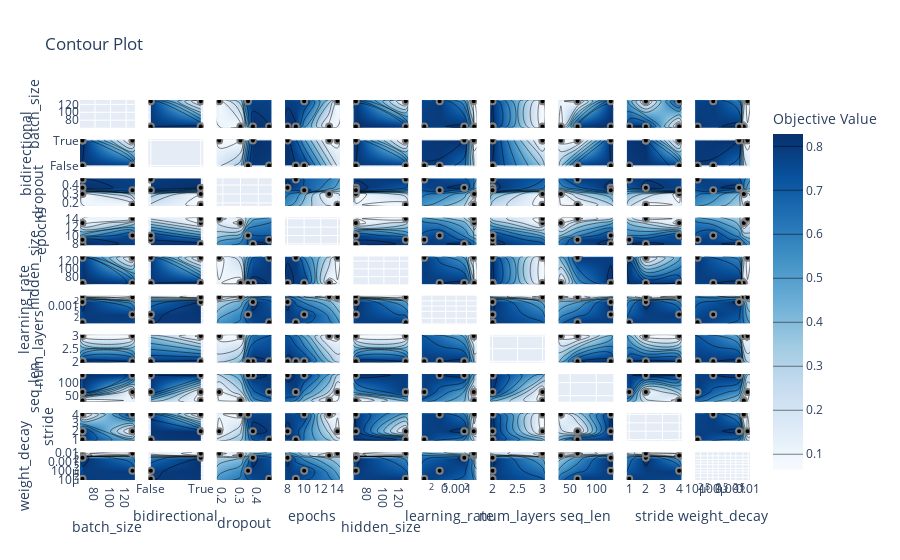

The notebook cell saved with this chart:
### Code cell
from optuna.visualization import plot_contour

fig = plot_contour(study)
fig.show()
